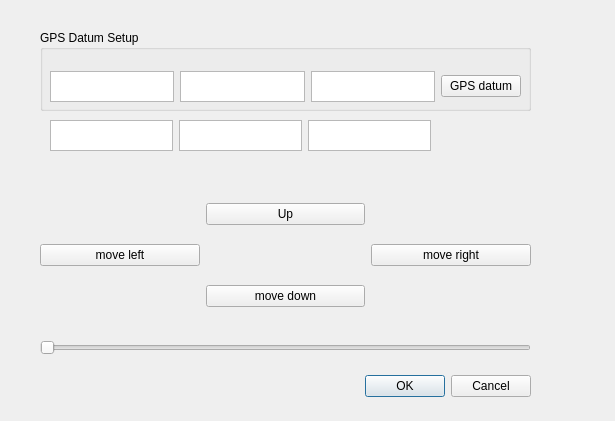
<?xml version="1.0" encoding="UTF-8"?>
<ui version="4.0">
 <class>Dialog</class>
 <widget class="QDialog" name="Dialog">
  <property name="geometry">
   <rect>
    <x>0</x>
    <y>0</y>
    <width>615</width>
    <height>421</height>
   </rect>
  </property>
  <property name="windowTitle">
   <string>GPS Simulator</string>
  </property>
  <widget class="QDialogButtonBox" name="buttonBox">
   <property name="geometry">
    <rect>
     <x>190</x>
     <y>370</y>
     <width>341</width>
     <height>32</height>
    </rect>
   </property>
   <property name="orientation">
    <enum>Qt::Horizontal</enum>
   </property>
   <property name="standardButtons">
    <set>QDialogButtonBox::Cancel|QDialogButtonBox::Ok</set>
   </property>
  </widget>
  <widget class="QGroupBox" name="groupBox_datum">
   <property name="geometry">
    <rect>
     <x>40</x>
     <y>30</y>
     <width>491</width>
     <height>81</height>
    </rect>
   </property>
   <property name="title">
    <string>GPS Datum Setup</string>
   </property>
   <widget class="QWidget" name="horizontalLayoutWidget">
    <property name="geometry">
     <rect>
      <x>10</x>
      <y>41</y>
      <width>471</width>
      <height>31</height>
     </rect>
    </property>
    <layout class="QHBoxLayout" name="horizontalLayout">
     <item>
      <widget class="QTextEdit" name="textEdit_datum_latitude"/>
     </item>
     <item>
      <widget class="QTextEdit" name="textEdit_datum_longitude"/>
     </item>
     <item>
      <widget class="QTextEdit" name="textEdit_datum_yaw"/>
     </item>
     <item>
      <widget class="QPushButton" name="pushButton_datum">
       <property name="text">
        <string>GPS datum</string>
       </property>
      </widget>
     </item>
    </layout>
   </widget>
  </widget>
  <widget class="QWidget" name="gridLayoutWidget">
   <property name="geometry">
    <rect>
     <x>40</x>
     <y>190</y>
     <width>491</width>
     <height>131</height>
    </rect>
   </property>
   <layout class="QGridLayout" name="gridLayout">
    <item row="0" column="1">
     <widget class="QPushButton" name="pushButton_move_up">
      <property name="text">
       <string>Up</string>
      </property>
     </widget>
    </item>
    <item row="1" column="2">
     <widget class="QPushButton" name="pushButton_move_right">
      <property name="text">
       <string>move right</string>
      </property>
     </widget>
    </item>
    <item row="2" column="1">
     <widget class="QPushButton" name="pushButton_move_down">
      <property name="text">
       <string>move down</string>
      </property>
     </widget>
    </item>
    <item row="1" column="0">
     <widget class="QPushButton" name="pushButton_move_left">
      <property name="text">
       <string>move left</string>
      </property>
     </widget>
    </item>
   </layout>
  </widget>
  <widget class="QSlider" name="horizontalSlider">
   <property name="geometry">
    <rect>
     <x>40</x>
     <y>340</y>
     <width>491</width>
     <height>16</height>
    </rect>
   </property>
   <property name="orientation">
    <enum>Qt::Horizontal</enum>
   </property>
  </widget>
  <widget class="QWidget" name="horizontalLayoutWidget_2">
   <property name="geometry">
    <rect>
     <x>50</x>
     <y>120</y>
     <width>381</width>
     <height>31</height>
    </rect>
   </property>
   <layout class="QHBoxLayout" name="horizontalLayout_2">
    <item>
     <widget class="QTextEdit" name="textEdit_gps_latitude"/>
    </item>
    <item>
     <widget class="QTextEdit" name="textEdit_gps_longitude"/>
    </item>
    <item>
     <widget class="QTextEdit" name="textEdit_gps_yaw"/>
    </item>
   </layout>
  </widget>
 </widget>
 <resources/>
 <connections>
  <connection>
   <sender>buttonBox</sender>
   <signal>accepted()</signal>
   <receiver>Dialog</receiver>
   <slot>accept()</slot>
   <hints>
    <hint type="sourcelabel">
     <x>248</x>
     <y>254</y>
    </hint>
    <hint type="destinationlabel">
     <x>157</x>
     <y>274</y>
    </hint>
   </hints>
  </connection>
  <connection>
   <sender>buttonBox</sender>
   <signal>rejected()</signal>
   <receiver>Dialog</receiver>
   <slot>reject()</slot>
   <hints>
    <hint type="sourcelabel">
     <x>316</x>
     <y>260</y>
    </hint>
    <hint type="destinationlabel">
     <x>286</x>
     <y>274</y>
    </hint>
   </hints>
  </connection>
 </connections>
</ui>
